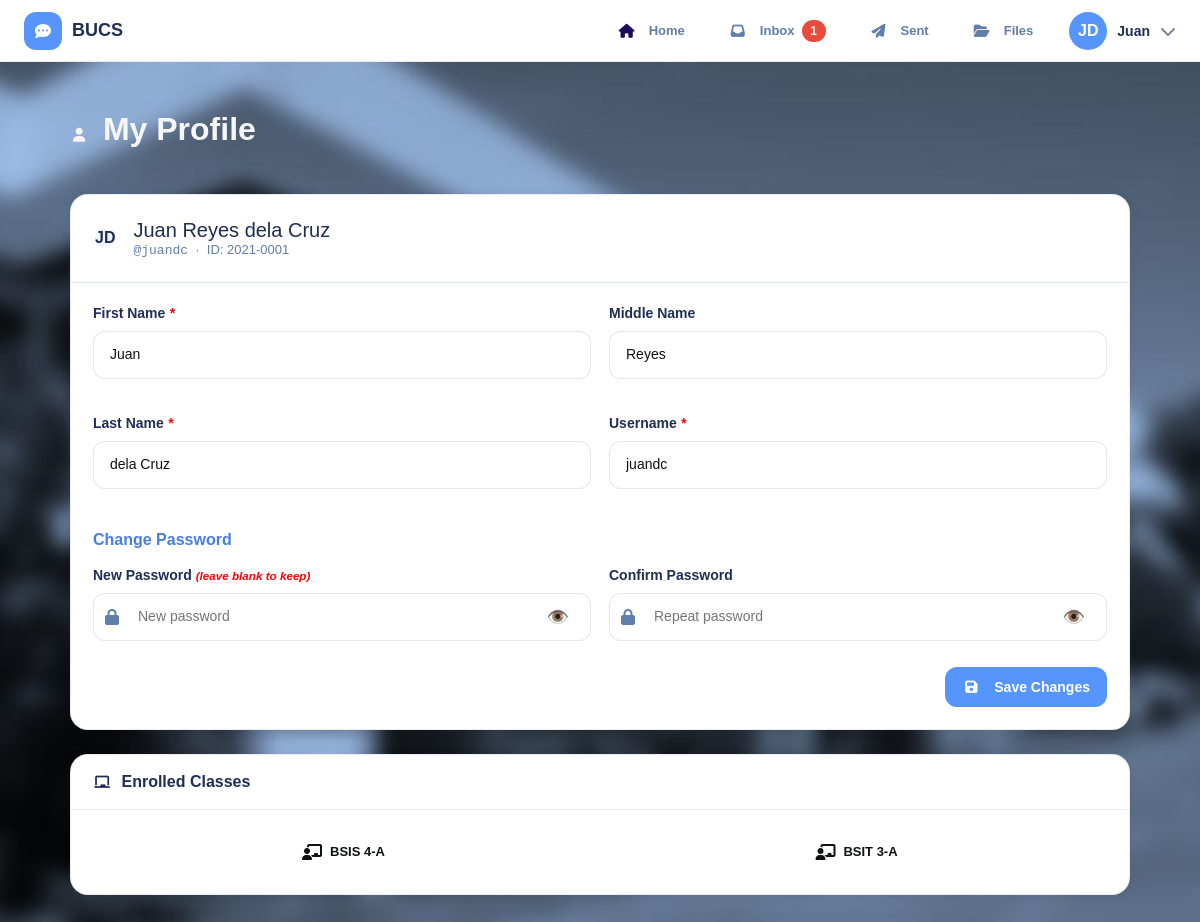
/profile.php (signed in), run on an earlier commit of the app's database.
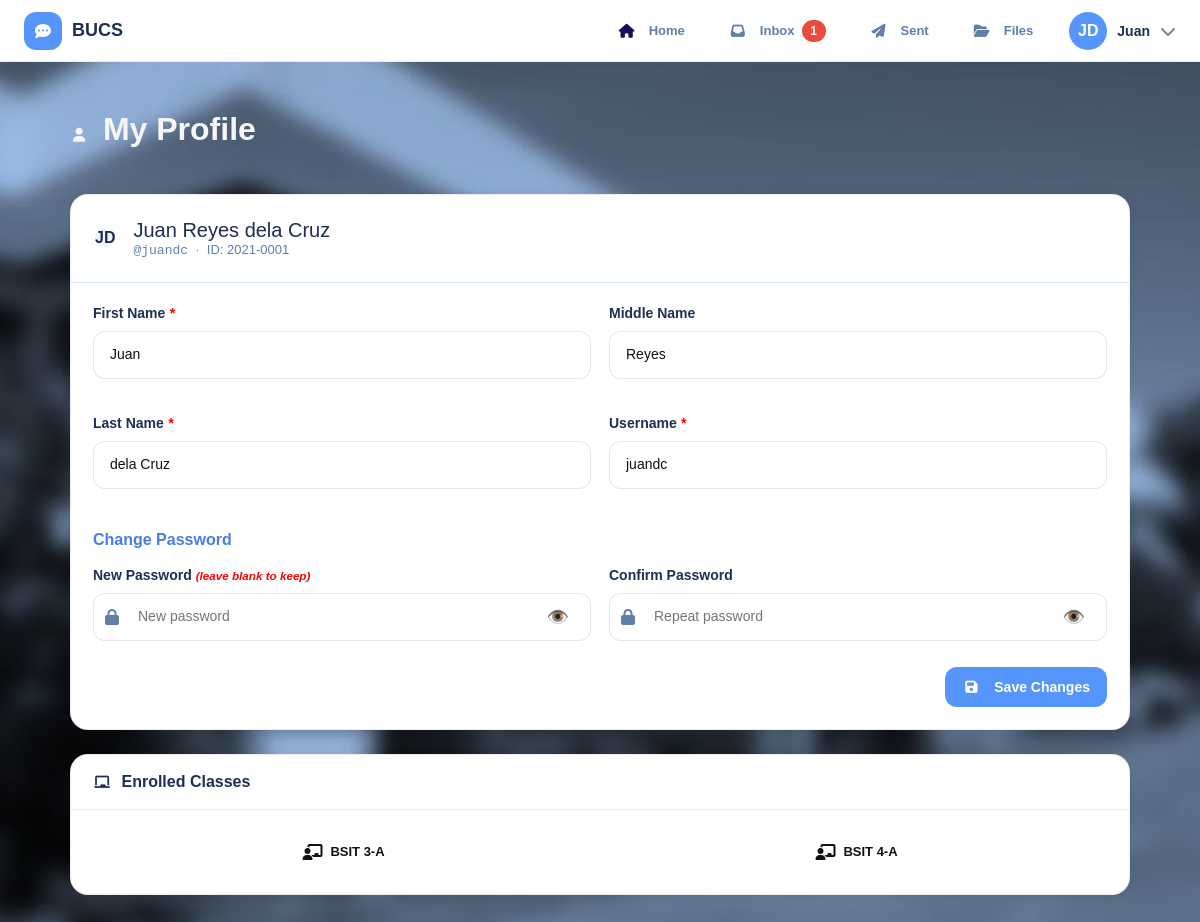
And on a later commit of the database.
### tables this page shows
CREATE TABLE IF NOT EXISTS classes (
    class_id   INT AUTO_INCREMENT PRIMARY KEY,
    classname  VARCHAR(100) NOT NULL,
    created_at DATETIME     DEFAULT CURRENT_TIMESTAMP
);

### includes/config.php (called while the page is built, shortened)
<?php
function auth_guard() {
    return $_SESSION['user'];
}

### profile.php (the view, shortened to what this page needs)
<?php
require_once 'includes/config.php';
$me = auth_guard();
$db  = getDB();
$uid = $me['id_no'];
$user    = $db->query("SELECT * FROM users WHERE id_no='$uid' LIMIT 1")->fetch_assoc();
$classes = $db->query("
    SELECT c.classname FROM classes c
    JOIN user_classes uc ON c.class_id = uc.class_id
    WHERE uc.id_no='$uid' ORDER BY c.classname");
include 'includes/head.php';
include 'includes/navbar.php';
?>
<div class="page-wrap page-wrap-sm">
  <div class="page-head">
    <h1 class="page-title"><i class="fa fa-user"></i> My Profile</h1>
  </div>
  <div class="card mb-24">
    <div style="padding:24px;border-bottom:1px solid var(--border);display:flex;align-items:center;gap:18px;flex-wrap:wrap">
      <div class="avatar avatar-lg avatar-navy">
        <?= strtoupper(substr($user['fname'],0,1).substr($user['lname'],0,1)) ?>
      </div>
      <div>
        <div class="serif" style="font-size:20px;color:var(--navy)">
          <?= htmlspecialchars($user['fname'].' '.($user['mname']?$user['mname'].' ':'').$user['lname']) ?>
        </div>
        <div class="text-muted text-sm mt-4">
          <code>@<?= htmlspecialchars($user['uname']) ?></code>
          &nbsp;·&nbsp; ID: <?= htmlspecialchars($user['id_no']) ?>
        </div>
      </div>
    </div>
    <div class="card-body">
      <form method="POST" novalidate>
        <div class="form-2col">
          <div class="form-group">
            <label class="form-label">First Name <span class="req">*</span></label>
            <input type="text" name="fname" class="form-control" required
                   value="<?= htmlspecialchars($user['fname']) ?>">
          </div>
          <div class="form-group">
            <label class="form-label">Middle Name</label>
            <input type="text" name="mname" class="form-control"
                   value="<?= htmlspecialchars($user['mname'] ?? '') ?>">
          </div>
          <div class="form-group">
            <label class="form-label">Last Name <span class="req">*</span></label>
            <input type="text" name="lname" class="form-control" required
                   value="<?= htmlspecialchars($user['lname']) ?>">
          </div>
          <div class="form-group">
            <label class="form-label">Username <span class="req">*</span></label>
            <input type="text" name="uname" class="form-control" required
                   value="<?= htmlspecialchars($user['uname']) ?>">
          </div>
        </div>
        <div class="form-divider">Change Password</div>
        <div class="form-2col">
          <div class="form-group">
            <label class="form-label">New Password <small><span class="req">(leave blank to keep)</span> </small></label>
            <div class="input-icon-wrap">
              <input type="password" id="password" name="pwd" class="form-control" placeholder="New password">
              <span id="showPassword" class="input-icon-right">👁️</span>
            </div>
          </div>
          <div class="form-group">
            <label class="form-label">Confirm Password</label>
            <div class="input-icon-wrap">
              <input type="password" id="confirm_password" name="cpwd" class="form-control" placeholder="Repeat password">
              <span id="showConfirmPassword" class="input-icon-right">👁️</span>
            </div>
          </div>
        </div>
        <div class="flex gap-8" style="justify-content:flex-end;margin-top:8px">
          <button type="submit" class="btn btn-primary"><i class="fa fa-save"></i> Save Changes</button>
        </div>
      </form>
    </div>
  </div>
  <div class="card">
    <div class="card-header">
      <span class="card-header-title"><i class="fa fa-chalkboard"></i> Enrolled Classes</span>
    </div>
    <div class="card-body">
      <?php if ($classes->num_rows === 0): ?>
        <p class="text-muted text-sm" style="text-align:center;padding:12px 0">Not enrolled in any class.</p>
      <?php else: ?>
        <div class="class-grid">
          <?php while ($cl = $classes->fetch_assoc()): ?>
            <div class="class-item flex-center gap-8">
              <i class="fa fa-chalkboard-user" style="color:var(--teal-dk)"></i>
              <span class="font-600 text-sm"><?= htmlspecialchars($cl['classname']) ?></span>
            </div>
          <?php endwhile; ?>
        </div>
      <?php endif; ?>
    </div>
  </div>
</div>
</body>
</html>

What changed in the data, as far as the page shows it:
shown differently, row unchanged: classes "BSIT 3-A": moves up the list
changed classes: classname "BSIS 4-A" → "BSIT 4-A"
